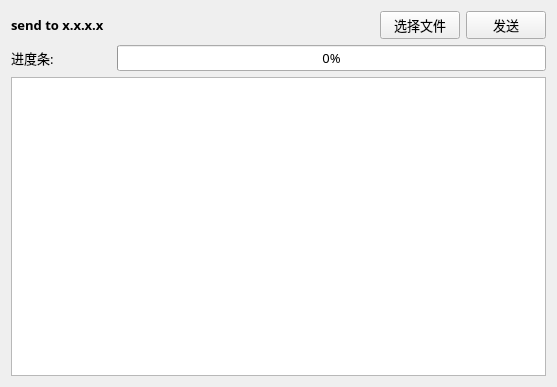
<?xml version="1.0" encoding="UTF-8"?>
<ui version="4.0">
 <class>filesDialog</class>
 <widget class="QWidget" name="filesDialog">
  <property name="geometry">
   <rect>
    <x>0</x>
    <y>0</y>
    <width>557</width>
    <height>387</height>
   </rect>
  </property>
  <property name="acceptDrops">
   <bool>true</bool>
  </property>
  <property name="windowTitle">
   <string>Form</string>
  </property>
  <layout class="QVBoxLayout" name="verticalLayout_2">
   <item>
    <layout class="QVBoxLayout" name="verticalLayout">
     <item>
      <layout class="QHBoxLayout" name="horizontalLayout">
       <item>
        <widget class="QLabel" name="label">
         <property name="sizePolicy">
          <sizepolicy hsizetype="Preferred" vsizetype="Fixed">
           <horstretch>0</horstretch>
           <verstretch>0</verstretch>
          </sizepolicy>
         </property>
         <property name="minimumSize">
          <size>
           <width>300</width>
           <height>0</height>
          </size>
         </property>
         <property name="font">
          <font>
           <family>Adobe Devanagari</family>
           <pointsize>10</pointsize>
           <weight>75</weight>
           <bold>true</bold>
          </font>
         </property>
         <property name="text">
          <string>send to x.x.x.x</string>
         </property>
        </widget>
       </item>
       <item>
        <spacer name="horizontalSpacer">
         <property name="orientation">
          <enum>Qt::Horizontal</enum>
         </property>
         <property name="sizeHint" stdset="0">
          <size>
           <width>40</width>
           <height>20</height>
          </size>
         </property>
        </spacer>
       </item>
       <item>
        <widget class="QPushButton" name="pushButton">
         <property name="font">
          <font>
           <family>Adobe Devanagari</family>
           <pointsize>10</pointsize>
           <weight>50</weight>
           <bold>false</bold>
          </font>
         </property>
         <property name="text">
          <string>选择文件</string>
         </property>
        </widget>
       </item>
       <item>
        <widget class="QPushButton" name="pushButton_2">
         <property name="font">
          <font>
           <family>Adobe Devanagari</family>
           <pointsize>10</pointsize>
           <weight>50</weight>
           <bold>false</bold>
          </font>
         </property>
         <property name="text">
          <string>发送</string>
         </property>
        </widget>
       </item>
      </layout>
     </item>
     <item>
      <layout class="QHBoxLayout" name="horizontalLayout_2">
       <item>
        <widget class="QLabel" name="label_processbar">
         <property name="minimumSize">
          <size>
           <width>100</width>
           <height>0</height>
          </size>
         </property>
         <property name="maximumSize">
          <size>
           <width>100</width>
           <height>16777215</height>
          </size>
         </property>
         <property name="font">
          <font>
           <family>Adobe Devanagari</family>
           <pointsize>10</pointsize>
           <weight>50</weight>
           <bold>false</bold>
          </font>
         </property>
         <property name="lineWidth">
          <number>1</number>
         </property>
         <property name="text">
          <string>进度条:</string>
         </property>
         <property name="alignment">
          <set>Qt::AlignLeading|Qt::AlignLeft|Qt::AlignVCenter</set>
         </property>
         <property name="wordWrap">
          <bool>false</bool>
         </property>
        </widget>
       </item>
       <item>
        <widget class="QProgressBar" name="progressBar">
         <property name="font">
          <font>
           <family>Adobe Devanagari</family>
           <pointsize>10</pointsize>
           <weight>50</weight>
           <bold>false</bold>
          </font>
         </property>
         <property name="value">
          <number>0</number>
         </property>
        </widget>
       </item>
      </layout>
     </item>
     <item>
      <widget class="QListWidget" name="listWidget">
       <property name="font">
        <font>
         <pointsize>9</pointsize>
        </font>
       </property>
       <property name="toolTip">
        <string>双击即可删除指定项</string>
       </property>
       <property name="toolTipDuration">
        <number>3000</number>
       </property>
       <property name="dragEnabled">
        <bool>true</bool>
       </property>
       <property name="dragDropMode">
        <enum>QAbstractItemView::DragDrop</enum>
       </property>
      </widget>
     </item>
    </layout>
   </item>
  </layout>
 </widget>
 <resources/>
 <connections/>
</ui>
